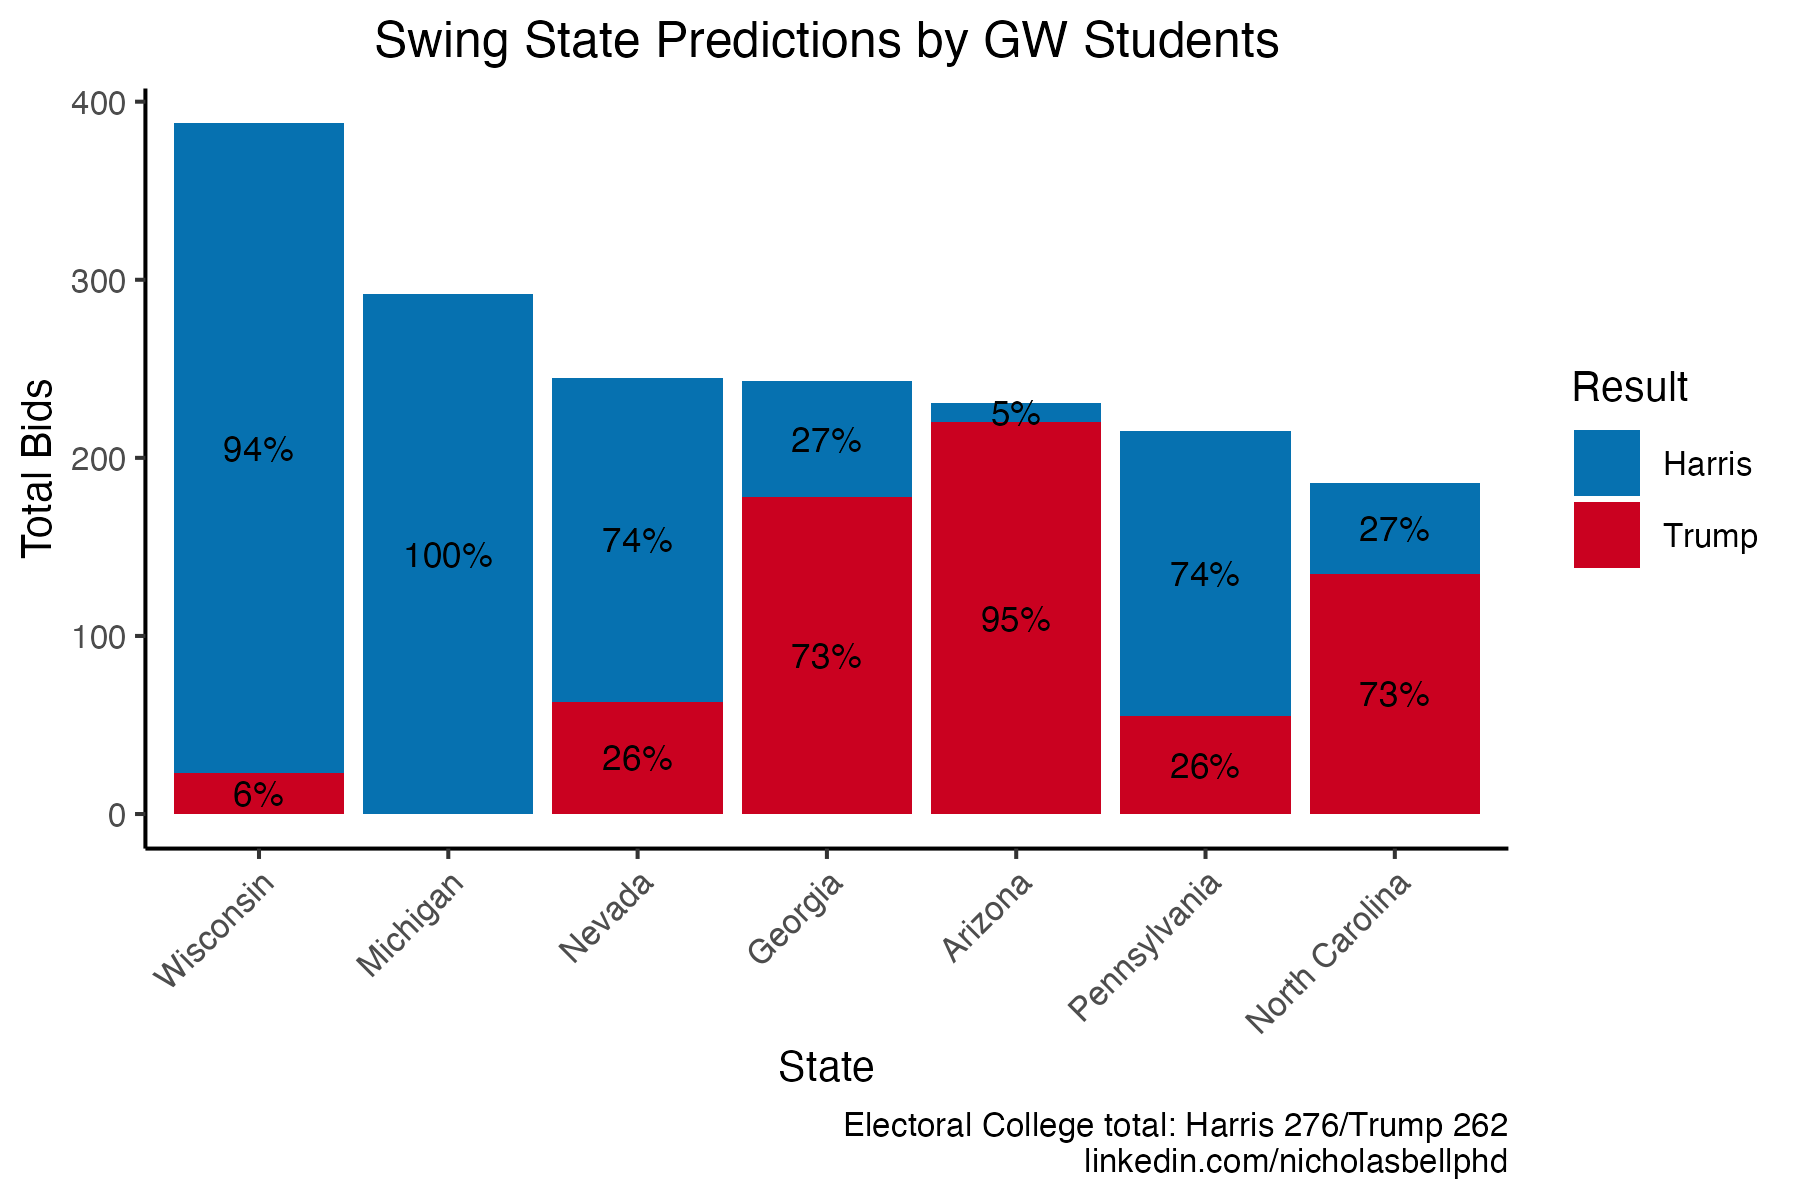

Generate this figure with R:
### This script is for the swing states prediction exercise

library(tidyverse)
bids <- read_sheet("1LXF7GD48oONxRinGpLcEGeK4wvD38JCFvTzmAoY2MQw")

# Weighted predictions
bids |>
  filter(!is.na(Result)) |>
  group_by(State, Result) |>
  summarize(total = sum(Bid)) |>
  arrange(State, desc(Result)) |>
  mutate(prop = round(total/sum(total)*100,0),
         position = lag(total) + total/2,
         position = if_else(is.na(position), total/2, position),
         State = factor(State, levels = group_by(bids, State) |>
                               summarize(total = sum(Bid)) |>
                               arrange(desc(total)) |>
                               pull(State))) |>
  ggplot() +
  geom_col(aes(x = State, y = total, fill = Result)) +
  geom_text(aes(x = State, y = position, label = paste0(prop, "%")), size = 3) +
  scale_fill_manual(values = c("#0671B0", "#CA0120")) +
  labs(y = "Total Bids",
       title = "Swing State Predictions by GW Students",
       caption = "Electoral College total: Harris 276/Trump 262\nlinkedin.com/nicholasbellphd") +
  theme_classic(base_size = 10) +
  theme(plot.title = element_text(hjust = .5),
        axis.text.x = element_text(angle = 45, hjust = 1, vjust = 1),
        plot.background = element_rect(fill = "white"))
ggsave("~/smpa2152/exercises/predictive_models/swing_state_predictions.png", width = 6, height = 4)

